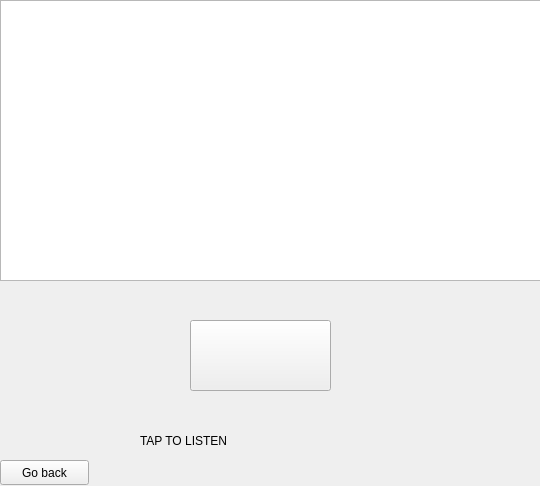
<?xml version="1.0" encoding="UTF-8"?>
<ui version="4.0">
 <class>Form</class>
 <widget class="QWidget" name="Form">
  <property name="geometry">
   <rect>
    <x>0</x>
    <y>0</y>
    <width>540</width>
    <height>486</height>
   </rect>
  </property>
  <property name="windowTitle">
   <string>Form</string>
  </property>
  <widget class="QLabel" name="label">
   <property name="geometry">
    <rect>
     <x>140</x>
     <y>400</y>
     <width>301</width>
     <height>81</height>
    </rect>
   </property>
   <property name="text">
    <string>TAP TO LISTEN</string>
   </property>
  </widget>
  <widget class="QPushButton" name="pushButton">
   <property name="geometry">
    <rect>
     <x>190</x>
     <y>320</y>
     <width>141</width>
     <height>71</height>
    </rect>
   </property>
   <property name="text">
    <string/>
   </property>
  </widget>
  <widget class="QTextEdit" name="textEdit">
   <property name="geometry">
    <rect>
     <x>0</x>
     <y>0</y>
     <width>541</width>
     <height>281</height>
    </rect>
   </property>
  </widget>
  <widget class="QPushButton" name="backButton">
   <property name="geometry">
    <rect>
     <x>0</x>
     <y>460</y>
     <width>89</width>
     <height>25</height>
    </rect>
   </property>
   <property name="text">
    <string>Go back</string>
   </property>
  </widget>
 </widget>
 <resources/>
 <connections/>
</ui>
